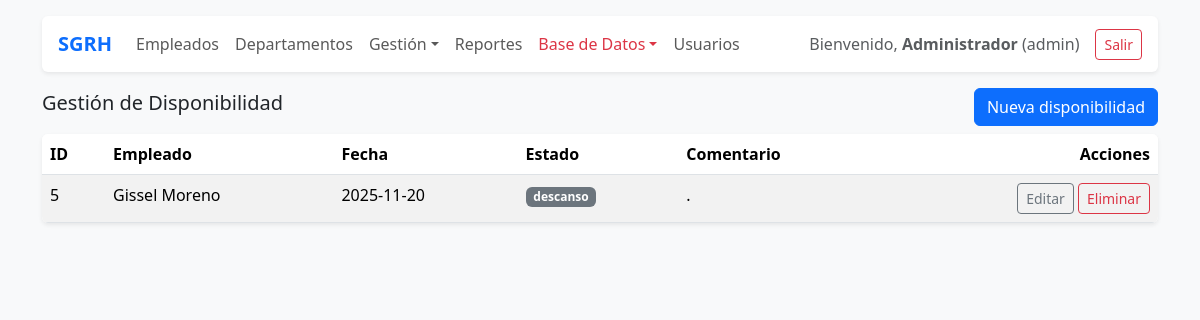
/public/?route=disponibilidad (signed in), run on the app's committed database.
### tables this page shows
CREATE TABLE `disponibilidades` (
  `id` int(11) NOT NULL AUTO_INCREMENT,
  `empleado_id` int(11) NOT NULL,
  `fecha` date NOT NULL,
  `estado` enum('disponible','ausente','descanso','especial') NOT NULL DEFAULT 'disponible',
  `comentario` varchar(255) DEFAULT NULL,
  `created_at` timestamp NOT NULL DEFAULT current_timestamp(),
  `updated_at` timestamp NOT NULL DEFAULT current_timestamp() ON UPDATE current_timestamp(),
  PRIMARY KEY (`id`),
  UNIQUE KEY `uq_disponibilidad_fecha` (`empleado_id`,`fecha`),
  CONSTRAINT `fk_disponibilidad_empleado` FOREIGN KEY (`empleado_id`) REFERENCES `empleados` (`id`) ON DELETE CASCADE ON UPDATE CASCADE
);

CREATE TABLE `empleados` (
  `id` int(11) NOT NULL AUTO_INCREMENT,
  `user_id` int(11) NOT NULL,
  `nombre` varchar(100) NOT NULL,
  `apellidos` varchar(150) NOT NULL,
  `genero` enum('masculino','femenino','otro') NOT NULL,
  `correo` varchar(150) NOT NULL,
  `curp` char(18) NOT NULL,
  `puesto` varchar(100) DEFAULT NULL,
  `departamento_id` int(11) NOT NULL,
  `estado` enum('activo','baja') NOT NULL DEFAULT 'activo',
  `created_at` timestamp NOT NULL DEFAULT current_timestamp(),
  `updated_at` timestamp NOT NULL DEFAULT current_timestamp() ON UPDATE current_timestamp(),
  PRIMARY KEY (`id`),
  UNIQUE KEY `correo` (`correo`),
  UNIQUE KEY `curp` (`curp`),
  KEY `fk_empleado_departamento` (`departamento_id`),
  CONSTRAINT `fk_empleado_departamento` FOREIGN KEY (`departamento_id`) REFERENCES `departamentos` (`id`) ON UPDATE CASCADE
);

### app/core/Controller.php (called while the page is built, shortened)
<?php
class Controller {
    protected function view(string $template, array $data = []) {
        extract($data);
        $viewPath = __DIR__ . '/../views/' . $template . '.php';
        include __DIR__ . '/../views/layout/header.php';
        include __DIR__ . '/../views/layout/nav.php';
        include $viewPath;
        include __DIR__ . '/../views/layout/footer.php';
    }
}

### app/controllers/DisponibilidadController.php (called while the page is built, shortened)
<?php
require_once __DIR__ . '/../models/Disponibilidad.php';
class DisponibilidadController extends Controller {
    public function index() {
        $disponibilidades = Disponibilidad::todas();
        $this->view('disponibilidad/index', compact('disponibilidades'));
    }
}

### app/models/Disponibilidad.php (called while the page is built, shortened)
<?php
class Disponibilidad {
    public static function todas() {
        $db = Database::getInstance();
        $sql = "
            SELECT d.*, e.nombre, e.apellidos
            FROM disponibilidades d
            JOIN empleados e ON e.id = d.empleado_id
            ORDER BY d.fecha DESC
        ";
        return $db->query($sql)->fetchAll();
    }
}

### app/views/disponibilidad/index.php (the view)
<div class="d-flex justify-content-between align-items-center mb-2">
  <h5>Gestión de Disponibilidad</h5>
  <a class="btn btn-primary" href="/SGRH_PHP_MVC/public/?route=disponibilidad_crear">Nueva disponibilidad</a>
</div>
<div class="table-responsive bg-white rounded shadow-sm">
<table class="table table-striped m-0">
  <thead>
    <tr>
      <th>ID</th>
      <th>Empleado</th>
      <th>Fecha</th>
      <th>Estado</th>
      <th>Comentario</th>
      <th class="text-end">Acciones</th>
    </tr>
  </thead>
  <tbody>
    <?php foreach($disponibilidades as $d): ?>
      <tr>
        <td><?= $d['id'] ?></td>
        <td><?= htmlspecialchars($d['nombre'] . ' ' . $d['apellidos']) ?></td>
        <td><?= htmlspecialchars($d['fecha']) ?></td>
        <td>
          <?php
            $badge = [
              'disponible' => 'success',
              'ausente' => 'danger',
              'descanso' => 'secondary',
              'especial' => 'info'
            ][$d['estado']] ?? 'light';
          ?>
          <span class="badge bg-<?= $badge ?>"><?= htmlspecialchars($d['estado']) ?></span>
        </td>
        <td><?= htmlspecialchars($d['comentario']) ?></td>
<td class="text-end">
  <a
    href="/SGRH_PHP_MVC/public/?route=disponibilidad_editar&id=<?= $d['id'] ?>"
    class="btn btn-sm btn-outline-secondary">
    Editar
  </a>
  <a
    href="/SGRH_PHP_MVC/public/?route=disponibilidad_eliminar&id=<?= $d['id'] ?>"
    class="btn btn-sm btn-outline-danger"
    onclick="return confirm('¿Seguro que quieres eliminar este registro?');">
    Eliminar
  </a>
</td>
      </tr>
    <?php endforeach; ?>
  </tbody>
</table>
</div>

### data on the page
disponibilidades: id "5", empleado.apellidos "Gissel Moreno", fecha "2025-11-20", estado "descanso", comentario "."

### other printed values
$u['name'] "Administrador"
$u['role'] "admin"
